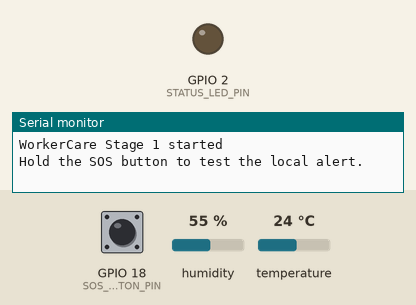
Recording of a sketch running on a simulated ESP32. Shown: output pins drawn as LEDs (lit = HIGH), the last lines printed to the serial monitor. The test bench sets the inputs (shaded band); at power-on: GPIO 18 (SOS_BUTTON_PIN) HIGH, humidity 55 %, temperature 24 °C.

Above: at 1.7 s.
1.8 s: GPIO 18 (SOS_BUTTON_PIN) pulled LOW for 0.15 s
At 1.88 s:
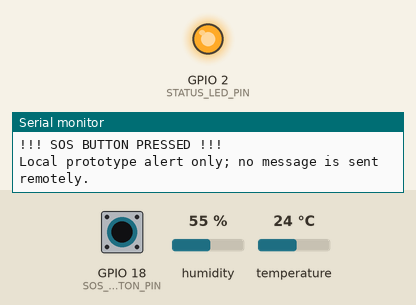
3.4 s: humidity set to 88 %
Timing chart, 0 to 6.4 s (numbered marks = the images above; inputs shaded):
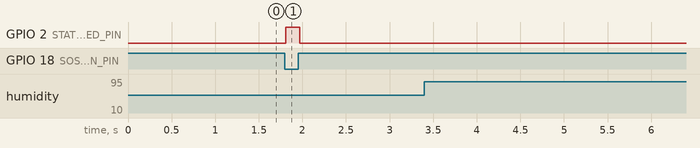

Measured:
- after the input at 1.8 s, GPIO 2 (STATUS_LED_PIN): LOW → HIGH at once, → LOW 0.16 s later

The sketch:

worker_care_stage1.ino
```cpp
/*
  WorkerCare - Stage 1
  Target: standard ESP32 DevKit V1 (ESP-WROOM-32)

  Features:
  - DHT22 ambient temperature/humidity reading
  - SOS push button (INPUT_PULLUP; pressed = LOW)
  - Status LED

  IMPORTANT:
  Verify these GPIO numbers against your exact DevKit and wiring.
  DHT22 readings are environmental values, not body temperature.
*/

#include <Arduino.h>
#include <DHT.h>

// ----- Pin configuration: change to match your wiring -----
constexpr uint8_t DHT_PIN = 4;
constexpr uint8_t DHT_TYPE = DHT22;
constexpr uint8_t SOS_BUTTON_PIN = 18;
constexpr uint8_t STATUS_LED_PIN = 2;

// ----- Environment alert thresholds (prototype defaults) -----
constexpr float HOT_AIR_TEMP_C = 35.0;
constexpr float HIGH_HUMIDITY_PERCENT = 70.0;
constexpr unsigned long SENSOR_INTERVAL_MS = 2500;

DHT dht(DHT_PIN, DHT_TYPE);

unsigned long lastSensorRead = 0;
bool lastSosState = false;

void printEnvironment(float temperature, float humidity) {
  Serial.println("\n--- WorkerCare Environment ---");

  if (isnan(temperature) || isnan(humidity)) {
    Serial.println("DHT22 read failed. Check power, ground, data pin and sensor.");
    return;
  }

  Serial.print("Ambient temperature: ");
  Serial.print(temperature, 1);
  Serial.println(" °C");

  Serial.print("Relative humidity: ");
  Serial.print(humidity, 1);
  Serial.println(" %");

  if (temperature >= HOT_AIR_TEMP_C ||
      humidity >= HIGH_HUMIDITY_PERCENT) {
    Serial.println("NOTICE: Environmental conditions are elevated.");
    Serial.println("Take a rest in a cooler/shaded place and follow workplace safety guidance.");
  } else {
    Serial.println("Environmental readings are below prototype alert thresholds.");
  }
}

void setup() {
  Serial.begin(115200);
  delay(500);

  pinMode(SOS_BUTTON_PIN, INPUT_PULLUP);
  pinMode(STATUS_LED_PIN, OUTPUT);
  digitalWrite(STATUS_LED_PIN, LOW);

  dht.begin();

  Serial.println("\nWorkerCare Stage 1 started");
  Serial.println("Hold the SOS button to test the local alert.");
}

void loop() {
  const bool sosPressed = (digitalRead(SOS_BUTTON_PIN) == LOW);

  if (sosPressed && !lastSosState) {
    Serial.println("\n!!! SOS BUTTON PRESSED !!!");
    Serial.println("Local prototype alert only; no message is sent remotely.");
    digitalWrite(STATUS_LED_PIN, HIGH);
  } else if (!sosPressed && lastSosState) {
    Serial.println("SOS button released.");
    digitalWrite(STATUS_LED_PIN, LOW);
  }

  lastSosState = sosPressed;

  const unsigned long now = millis();
  if (now - lastSensorRead >= SENSOR_INTERVAL_MS) {
    lastSensorRead = now;
    const float humidity = dht.readHumidity();
    const float temperature = dht.readTemperature();
    printEnvironment(temperature, humidity);
  }

  delay(20);
}
```
